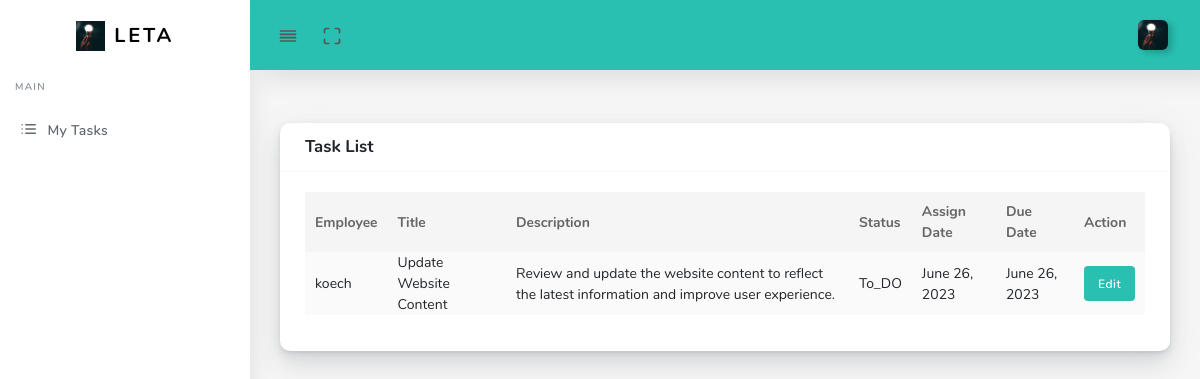
Screenshot of /Employee/ (signed in) with the database file from the repository.
### hr/models.py (models this page shows, shortened)
class Tasks(models.Model):
    STATUS = (
        ('To DO', 'To DO'),
        ('In Progress', 'In Progress'),
        ('Completed', 'Completed'),
    )
    employee = models.ForeignKey(CustomUser, on_delete=models.CASCADE)
    title = models.CharField(max_length=200)
    description = models.TextField()
    status = models.CharField(max_length=100, choices=STATUS)
    start_date = models.DateField()
    due_date = models.DateField()
    class Meta:
        verbose_name_plural = "Tasks"

class CustomUser(AbstractUser):
    USER_TYPE_CHOICES = (
        (1, 'Superuser'),
        (2, 'HR'),
        (3, 'Employee'),
    )
    user_type = models.IntegerField(choices=USER_TYPE_CHOICES, default=1)

### hr/employeeviews.py (the view)
# urls.py: path('Employee/', employeeviews.Jobs, name='Employee'),
@login_required
def Jobs(request):
    context = {"tasks": Tasks.objects.filter(employee=request.user)}
    return render(request, 'employee/task.html', context)

### hr/templates/employee/task.html (shortened to what this page needs)
{% load static %}
<!DOCTYPE html>
<html lang="en">
<head>
  <link rel="stylesheet" href="{%static 'assets/css/app.min.css' %}">
  <link rel="stylesheet" href="{%static 'assets/bundles/datatables/datatables.min.css' %}">
  <link rel="stylesheet" href="{%static 'assets/bundles/datatables/DataTables-1.10.16/css/dataTables.bootstrap4.min.css' %}">
  <link rel="stylesheet" href="{%static 'assets/css/style.css' %}">
  <link rel="stylesheet" href="{%static 'assets/css/components.css' %}">
  <link rel="stylesheet" href="{%static 'assets/css/custom.css' %}">
</head>
<body>
  <div id="app">
    <div class="main-wrapper main-wrapper-1">
      <div class="navbar-bg"></div>
      <nav class="navbar navbar-expand-lg main-navbar sticky bg-cyan">
        <div class="form-inline mr-auto">
          <ul class="navbar-nav mr-3">
            <li><a href="#" data-toggle="sidebar" class="nav-link nav-link-lg collapse-btn"> <i data-feather="align-justify"></i></a></li>
            <li><a href="#" class="nav-link nav-link-lg fullscreen-btn">
                <i data-feather="maximize"></i>
              </a></li>
          </ul>
        </div>
        <ul class="navbar-nav navbar-right">
          <li class="dropdown"><a href="#" data-toggle="dropdown"
              class="nav-link dropdown-toggle nav-link-lg nav-link-user"> <img alt="image" src="{%static 'assets/img/light.PNG' %}"
                class="user-img-radious-style"> </a>
          </li>
        </ul>
      </nav>
      <div class="main-sidebar sidebar-style-2">
        <aside id="sidebar-wrapper">
          <div class="sidebar-brand">
            <a href="{% url 'dashboard' %}"> <img alt="image" src="{%static 'assets/img/light.PNG' %}" class="header-logo" /> <span
                class="logo-name">LETA</span>
            </a>
          </div>
          <ul class="sidebar-menu">
            <li class="menu-header">Main</li>
            <li class="dropdown">
              <a href="{% url 'Employee' %}" class="nav-link"><i data-feather="list"></i><span>My Tasks</span></a>
            </li>
          </ul>
        </aside>
      </div>
      <div class="main-content">
        <section class="section">
          <div class="section-body">
            <div class="row">
              <div class="col-12">
                <div class="card">
                  <div class="card-header">
                    <h4>Task List</h4>
                  </div>
                  <div class="card-body">
                    <div class="table-responsive">
                      <table class="table table-striped table-hover" id="tableExport" style="width:100%;">
                        <thead>
                            <tr>
                              <th>Employee</th>
                              <th>Title</th>
                              <th>Description</th>
                              <th>Status</th>
                              <th>Assign Date</th>
                              <th>Due Date</th>
                              <th>Action</th>
                            </tr>
                        </thead>
                        <tbody>
                          {% for task in tasks %}
                          <tr>
                            <td>{{ task.employee }}</td>
                            <td>{{ task.title }}</td>
                            <td>{{ task.description }}</td>
                            <td>{{ task.status }}</td>
                            <td>{{ task.start_date }}</td>
                            <td>{{ task.due_date }}</td>
                            <td>
                              <button type="button" class="btn btn-custom bg-cyan" data-toggle="modal" data-target="#taskModal{{ task.id }}">Edit</button>
                            </td>
                          </tr>
                        {% endfor %}
                      </tbody>
                      </table>
                    </div>
                  </div>
                </div>
              </div>
            </div>
          </div>
        </section>
      </div>
    </div>
  </div>
</body>
</html>

### rows the page displays
Tasks: employee "koech", title "Update Website Content", description "Review and update the website content to reflect the latest information and improve user experience.", status "To_DO", start_date "June 26, 2023", due_date "June 26, 2023"
